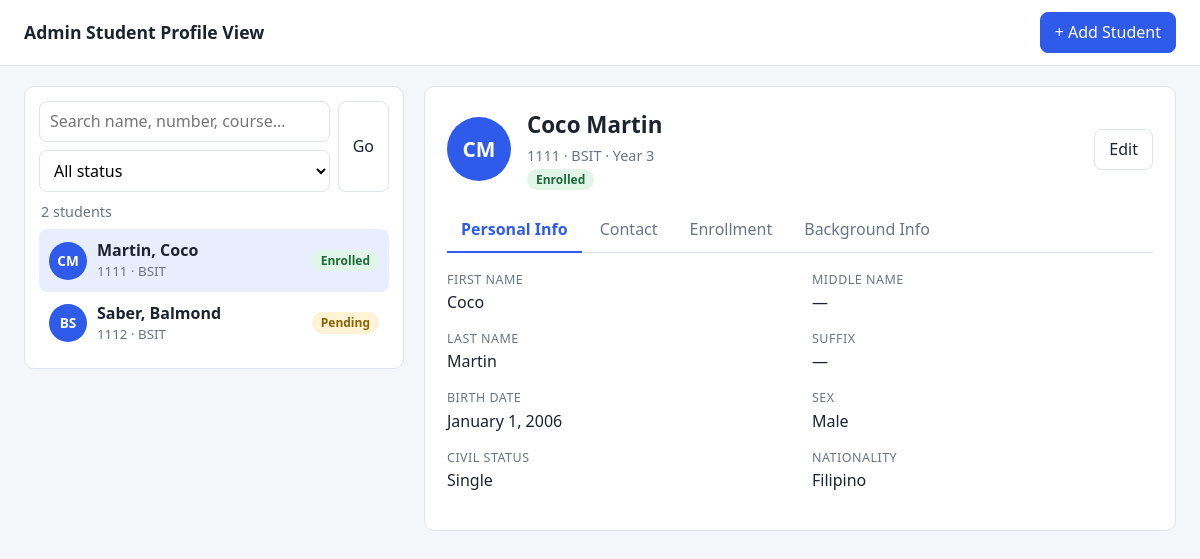
/1/, run on the app's committed database.
### students/models.py (models this page shows, shortened)
class Student(models.Model):
    class Sex(models.TextChoices):
        MALE = "M", "Male"
        FEMALE = "F", "Female"
        OTHER = "O", "Other"
    class CivilStatus(models.TextChoices):
        SINGLE = "S", "Single"
        MARRIED = "M", "Married"
    class EnrollmentStatus(models.TextChoices):
        PENDING = "pending", "Pending"
        ENROLLED = "enrolled", "Enrolled"
        DROPPED = "dropped", "Dropped"
        GRADUATED = "graduated", "Graduated"
    student_number = models.CharField(max_length=20, unique=True)
    first_name = models.CharField(max_length=100)
    middle_name = models.CharField(max_length=100, blank=True)
    last_name = models.CharField(max_length=100)
    suffix = models.CharField(max_length=10, blank=True)
    birth_date = models.DateField()
    sex = models.CharField(max_length=1, choices=Sex.choices)
    civil_status = models.CharField(
        max_length=1, choices=CivilStatus.choices, default=CivilStatus.SINGLE
    )
    nationality = models.CharField(max_length=50, default="Filipino")
    email = models.EmailField(unique=True)
    phone = models.CharField(max_length=20, blank=True)
    barangay = models.CharField(max_length=100, blank=True)
    city = models.CharField(max_length=100, blank=True)
    province = models.CharField(max_length=100, blank=True)
    course = models.CharField(max_length=150)
    year_level = models.PositiveSmallIntegerField(default=1)
    section = models.CharField(max_length=20, blank=True)
    school_year = models.CharField(max_length=9, help_text="e.g. 2026-2027")
    semester = models.CharField(max_length=20, blank=True)
    status = models.CharField(
        max_length=20,
        choices=EnrollmentStatus.choices,
        default=EnrollmentStatus.PENDING,
    )
    date_enrolled = models.DateField(auto_now_add=True)
    created_at = models.DateTimeField(auto_now_add=True)
    updated_at = models.DateTimeField(auto_now=True)
    class Meta:
        ordering = ["last_name", "first_name"]
    @property
    def full_name(self):
        parts = [self.first_name, self.middle_name, self.last_name, self.suffix]
        return " ".join(p for p in parts if p)

### students/views.py (the view, shortened to what this page needs)
# urls.py: path("", views.student_list, name="list"),
def student_list(request, pk=None):
    search_form = StudentSearchForm(request.GET or None)
    students = Student.objects.all()
    page_obj = Paginator(students, 12).get_page(request.GET.get("page"))
    params = request.GET.copy()
    params.pop("page", None)
    selected = None
    if pk is not None:
        selected = get_object_or_404(
            Student.objects.select_related("background"), pk=pk
        )
    context = {
        "search_form": search_form,
        "page_obj": page_obj,
        "selected": selected,
        "querystring": params.urlencode(),
        "total": students.count(),
    }
    return render(request, "students/student_list.html", context)

### students/forms.py
class StudentSearchForm(StyledFormMixin, forms.Form):
    q = forms.CharField(
        required=False,
        label="",
        widget=forms.TextInput(
            attrs={"placeholder": "Search name, number, course...", "type": "search"}
        ),
    )
    status = forms.ChoiceField(
        required=False,
        label="",
        choices=[("", "All status")] + list(Student.EnrollmentStatus.choices),
    )
    def __init__(self, *args, **kwargs):
        super().__init__(*args, **kwargs)
        self._style_fields()

### students/forms.py (called while the page is built)
    def _style_fields(self):
        for field in self.fields.values():
            widget = field.widget
            css = "form-control"
            if isinstance(widget, forms.Select):
                css = "form-select"
            widget.attrs["class"] = f"{widget.attrs.get('class', '')} {css}".strip()

### students/templates/students/student_list.html (shortened to what this page needs)
{% extends "students/base.html" %}
{% block content %}
<div class="split">
  <aside class="panel list-panel">
    <form method="get" class="search-bar" action="{% url 'students:list' %}">
      {{ search_form.q }}
      {{ search_form.status }}
      <button type="submit" class="btn">Go</button>
    </form>
    <p class="muted count">{{ total }} student{{ total|pluralize }}</p>
    <ul class="student-list">
      {% for s in page_obj %}
        <li>
          <a class="student-row {% if selected and selected.pk == s.pk %}active{% endif %}"
             href="{% url 'students:detail' s.pk %}{% if querystring %}?{{ querystring }}{% endif %}">
            <span class="avatar">{{ s.first_name|slice:":1" }}{{ s.last_name|slice:":1" }}</span>
            <span class="row-text">
              <strong>{{ s.last_name }}, {{ s.first_name }}</strong>
              <small>{{ s.student_number }} · {{ s.course }}</small>
            </span>
            <span class="badge badge-{{ s.status }}">{{ s.get_status_display }}</span>
          </a>
        </li>
      {% empty %}
        <li class="empty">No student found.</li>
      {% endfor %}
    </ul>
  </aside>
  <section class="panel detail-panel">
    {% if selected %}
      <div class="detail-head">
        <span class="avatar avatar-lg">{{ selected.first_name|slice:":1" }}{{ selected.last_name|slice:":1" }}</span>
        <div>
          <h1>{{ selected.full_name }}</h1>
          <p class="muted">{{ selected.student_number }} · {{ selected.course }} · Year {{ selected.year_level }}</p>
          <span class="badge badge-{{ selected.status }}">{{ selected.get_status_display }}</span>
        </div>
        <a class="btn" href="{% url 'students:update' selected.pk %}">Edit</a>
      </div>
      <div class="tabs" role="tablist">
        <button class="tab active" data-tab="personal" role="tab">Personal Info</button>
        <button class="tab" data-tab="contact" role="tab">Contact</button>
        <button class="tab" data-tab="enrollment" role="tab">Enrollment</button>
        <button class="tab" data-tab="background" role="tab">Background Info</button>
      </div>
      <div class="tab-pane active" id="tab-personal">
        <dl class="info-grid">
          <div><dt>First name</dt><dd>{{ selected.first_name }}</dd></div>
          <div><dt>Middle name</dt><dd>{{ selected.middle_name|default:"—" }}</dd></div>
          <div><dt>Last name</dt><dd>{{ selected.last_name }}</dd></div>
          <div><dt>Suffix</dt><dd>{{ selected.suffix|default:"—" }}</dd></div>
          <div><dt>Birth date</dt><dd>{{ selected.birth_date|date:"F j, Y" }}</dd></div>
          <div><dt>Sex</dt><dd>{{ selected.get_sex_display }}</dd></div>
          <div><dt>Civil status</dt><dd>{{ selected.get_civil_status_display }}</dd></div>
          <div><dt>Nationality</dt><dd>{{ selected.nationality }}</dd></div>
        </dl>
      </div>
    {% else %}
      <div class="placeholder">
        <p>Pick student on left.</p>
        <p class="muted">Their info show here.</p>
      </div>
    {% endif %}
  </section>
</div>
{% endblock %}

### students/templates/students/base.html (shortened to what this page needs)
{% load static %}
<!DOCTYPE html>
<html lang="en">
<head>
  <link rel="stylesheet" href="{% static 'css/students.css' %}">
</head>
<body>
  <header class="topbar">
    <a class="brand" href="{% url 'students:list' %}">Admin Student Profile View</a>
    <a class="btn btn-primary" href="{% url 'students:create' %}">+ Add Student</a>
  </header>
  <main class="container">
    {% block content %}{% endblock %}
  </main>
</body>
</html>

### students/static/css/students.css (style rules this page uses)
:root { --bg: #f4f6fa; --surface: #ffffff; --border: #dfe3ec; --text: #1c2330; --muted: #6b7486; --primary: #2f5bea; --primary-dark: #2448c0; --radius: 10px; }
* { box-sizing: border-box; }
body { margin: 0; font-family: system-ui, -apple-system, "Segoe UI", Roboto, sans-serif; background: var(--bg); color: var(--text); line-height: 1.45; }
a { color: var(--primary); text-decoration: none; }
h1 { font-size: 1.4rem; margin: 0 0 4px; }
.muted { color: var(--muted); font-size: 0.9rem; margin: 0; }
.topbar { display: flex; justify-content: space-between; align-items: center; padding: 12px 24px; background: var(--surface); border-bottom: 1px solid var(--border); }
.brand { font-weight: 700; font-size: 1.1rem; color: var(--text); }
.container { max-width: 1280px; margin: 0 auto; padding: 20px 24px; }
.btn { display: inline-block; padding: 8px 14px; border: 1px solid var(--border); border-radius: 8px; background: var(--surface); color: var(--text); font: inherit; cursor: pointer; }
.btn-primary { background: var(--primary); border-color: var(--primary); color: #fff; }
.split { display: grid; grid-template-columns: 380px 1fr; gap: 20px; align-items: start; }
.panel { background: var(--surface); border: 1px solid var(--border); border-radius: var(--radius); }
.list-panel { padding: 14px; position: sticky; top: 16px; }
.search-bar { display: grid; grid-template-columns: 1fr auto; gap: 8px; }
.search-bar select { grid-column: 1 / 2; }
.search-bar .btn { grid-row: 1 / 3; grid-column: 2; }
.count { margin: 10px 2px 6px; }
.student-list { list-style: none; margin: 0; padding: 0; max-height: 62vh; overflow-y: auto; }
.student-row { display: flex; align-items: center; gap: 10px; padding: 10px; border-radius: 8px; color: var(--text); }
.student-row.active { background: #e8eefd; }
.row-text { display: flex; flex-direction: column; flex: 1; min-width: 0; }
.row-text small { color: var(--muted); white-space: nowrap; overflow: hidden; text-overflow: ellipsis; }
.avatar { flex: none; width: 38px; height: 38px; border-radius: 50%; background: var(--primary); color: #fff; display: grid; place-items: center; font-weight: 600; font-size: 0.85rem; text-transform: uppercase; }
.avatar-lg { width: 64px; height: 64px; font-size: 1.3rem; }
.badge { flex: none; padding: 2px 9px; border-radius: 999px; font-size: 0.75rem; font-weight: 600; background: #eceff5; color: var(--muted); }
.badge-enrolled { background: #e1f5e8; color: #1d6b3a; }
.badge-pending { background: #fff3d6; color: #8a6100; }
.detail-panel { padding: 22px; min-height: 420px; }
.detail-head { display: flex; align-items: center; gap: 16px; margin-bottom: 18px; }
.detail-head > div { flex: 1; }
.tabs { display: flex; gap: 4px; border-bottom: 1px solid var(--border); margin-bottom: 18px; flex-wrap: wrap; }
.tab { background: none; border: none; padding: 10px 14px; font: inherit; color: var(--muted); cursor: pointer; border-bottom: 2px solid transparent; margin-bottom: -1px; }
.tab.active { color: var(--primary); border-bottom-color: var(--primary); font-weight: 600; }
.tab-pane { display: none; }
.tab-pane.active { display: block; }
.info-grid { display: grid; grid-template-columns: repeat(auto-fill, minmax(220px, 1fr)); gap: 16px 24px; margin: 0 0 16px; }
.info-grid dt { font-size: 0.78rem; text-transform: uppercase; letter-spacing: 0.04em; color: var(--muted); }
.info-grid dd { margin: 2px 0 0; font-weight: 500; }
.form-control, .form-select { width: 100%; padding: 8px 10px; border: 1px solid var(--border); border-radius: 8px; font: inherit; background: #fff; }

### data on the page
Student: first_name "C", last_name "M", last_name "Martin", first_name "Coco", student_number "1111", course "BSIT", status "Enrolled", full_name "Coco Martin", year_level "3", middle_name "—", suffix "—", birth_date "January 1, 2006", sex "Male", civil_status "Single", nationality "Filipino"
Student: first_name "B", last_name "S", last_name "Saber", first_name "Balmond", student_number "1112", course "BSIT", status "Pending"

### other printed values
{{ total }} "2"
